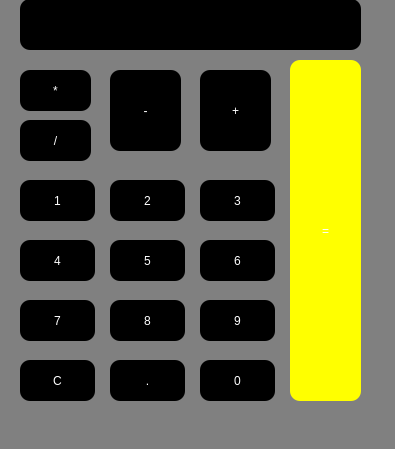
<?xml version="1.0" encoding="UTF-8"?>
<ui version="4.0">
 <class>MainWindow</class>
 <widget class="QMainWindow" name="MainWindow">
  <property name="geometry">
   <rect>
    <x>0</x>
    <y>0</y>
    <width>395</width>
    <height>449</height>
   </rect>
  </property>
  <property name="windowTitle">
   <string>MainWindow</string>
  </property>
  <property name="styleSheet">
   <string notr="true">background-color:grey;</string>
  </property>
  <widget class="QWidget" name="centralwidget">
   <widget class="QLineEdit" name="lineEdit">
    <property name="geometry">
     <rect>
      <x>20</x>
      <y>-1</y>
      <width>341</width>
      <height>51</height>
     </rect>
    </property>
    <property name="styleSheet">
     <string notr="true">background-color:black;
color:white;
border-radius:10px;</string>
    </property>
   </widget>
   <widget class="QPushButton" name="pushButton_10">
    <property name="geometry">
     <rect>
      <x>290</x>
      <y>60</y>
      <width>71</width>
      <height>341</height>
     </rect>
    </property>
    <property name="styleSheet">
     <string notr="true">background-color:yellow;
color:white;
border-radius:10px;</string>
    </property>
    <property name="text">
     <string>=</string>
    </property>
   </widget>
   <widget class="QPushButton" name="pushButton_11">
    <property name="geometry">
     <rect>
      <x>20</x>
      <y>70</y>
      <width>71</width>
      <height>41</height>
     </rect>
    </property>
    <property name="styleSheet">
     <string notr="true">background-color:black;
color:white;
border-radius:10px;</string>
    </property>
    <property name="text">
     <string>*</string>
    </property>
   </widget>
   <widget class="QPushButton" name="pushButton_12">
    <property name="geometry">
     <rect>
      <x>20</x>
      <y>120</y>
      <width>71</width>
      <height>41</height>
     </rect>
    </property>
    <property name="styleSheet">
     <string notr="true">background-color:black;
color:white;
border-radius:10px;</string>
    </property>
    <property name="text">
     <string>/</string>
    </property>
   </widget>
   <widget class="QPushButton" name="pushButton_13">
    <property name="geometry">
     <rect>
      <x>110</x>
      <y>70</y>
      <width>71</width>
      <height>81</height>
     </rect>
    </property>
    <property name="styleSheet">
     <string notr="true">background-color:black;
color:white;
border-radius:10px;</string>
    </property>
    <property name="text">
     <string>-</string>
    </property>
   </widget>
   <widget class="QPushButton" name="pushButton_14">
    <property name="geometry">
     <rect>
      <x>200</x>
      <y>70</y>
      <width>71</width>
      <height>81</height>
     </rect>
    </property>
    <property name="styleSheet">
     <string notr="true">background-color:black;
color:white;
border-radius:10px;</string>
    </property>
    <property name="text">
     <string>+</string>
    </property>
   </widget>
   <widget class="QPushButton" name="pushButton_15">
    <property name="geometry">
     <rect>
      <x>200</x>
      <y>360</y>
      <width>75</width>
      <height>41</height>
     </rect>
    </property>
    <property name="styleSheet">
     <string notr="true">background-color:black;
color:white;
border-radius:10px;</string>
    </property>
    <property name="text">
     <string>0</string>
    </property>
   </widget>
   <widget class="QPushButton" name="pushButton_16">
    <property name="geometry">
     <rect>
      <x>110</x>
      <y>360</y>
      <width>75</width>
      <height>41</height>
     </rect>
    </property>
    <property name="baseSize">
     <size>
      <width>0</width>
      <height>0</height>
     </size>
    </property>
    <property name="styleSheet">
     <string notr="true">background-color:black;
color:white;
border-radius:10px;</string>
    </property>
    <property name="text">
     <string>.</string>
    </property>
   </widget>
   <widget class="QPushButton" name="pushButton_17">
    <property name="geometry">
     <rect>
      <x>20</x>
      <y>360</y>
      <width>75</width>
      <height>41</height>
     </rect>
    </property>
    <property name="styleSheet">
     <string notr="true">background-color:black;
color:white;
border-radius:10px;</string>
    </property>
    <property name="text">
     <string>C</string>
    </property>
   </widget>
   <widget class="QPushButton" name="pushButton_18">
    <property name="geometry">
     <rect>
      <x>20</x>
      <y>300</y>
      <width>75</width>
      <height>41</height>
     </rect>
    </property>
    <property name="styleSheet">
     <string notr="true">background-color:black;
color:white;
border-radius:10px;</string>
    </property>
    <property name="text">
     <string>7</string>
    </property>
   </widget>
   <widget class="QPushButton" name="pushButton_19">
    <property name="geometry">
     <rect>
      <x>110</x>
      <y>300</y>
      <width>75</width>
      <height>41</height>
     </rect>
    </property>
    <property name="baseSize">
     <size>
      <width>0</width>
      <height>0</height>
     </size>
    </property>
    <property name="styleSheet">
     <string notr="true">background-color:black;
color:white;
border-radius:10px;</string>
    </property>
    <property name="text">
     <string>8</string>
    </property>
   </widget>
   <widget class="QPushButton" name="pushButton_20">
    <property name="geometry">
     <rect>
      <x>200</x>
      <y>300</y>
      <width>75</width>
      <height>41</height>
     </rect>
    </property>
    <property name="styleSheet">
     <string notr="true">background-color:black;
color:white;
border-radius:10px;</string>
    </property>
    <property name="text">
     <string>9</string>
    </property>
   </widget>
   <widget class="QPushButton" name="pushButton_21">
    <property name="geometry">
     <rect>
      <x>20</x>
      <y>240</y>
      <width>75</width>
      <height>41</height>
     </rect>
    </property>
    <property name="styleSheet">
     <string notr="true">background-color:black;
color:white;
border-radius:10px;</string>
    </property>
    <property name="text">
     <string>4</string>
    </property>
   </widget>
   <widget class="QPushButton" name="pushButton_22">
    <property name="geometry">
     <rect>
      <x>110</x>
      <y>240</y>
      <width>75</width>
      <height>41</height>
     </rect>
    </property>
    <property name="baseSize">
     <size>
      <width>0</width>
      <height>0</height>
     </size>
    </property>
    <property name="styleSheet">
     <string notr="true">background-color:black;
color:white;
border-radius:10px;</string>
    </property>
    <property name="text">
     <string>5</string>
    </property>
   </widget>
   <widget class="QPushButton" name="pushButton_23">
    <property name="geometry">
     <rect>
      <x>200</x>
      <y>240</y>
      <width>75</width>
      <height>41</height>
     </rect>
    </property>
    <property name="styleSheet">
     <string notr="true">background-color:black;
color:white;
border-radius:10px;</string>
    </property>
    <property name="text">
     <string>6</string>
    </property>
   </widget>
   <widget class="QPushButton" name="pushButton_24">
    <property name="geometry">
     <rect>
      <x>20</x>
      <y>180</y>
      <width>75</width>
      <height>41</height>
     </rect>
    </property>
    <property name="styleSheet">
     <string notr="true">background-color:black;
color:white;
border-radius:10px;</string>
    </property>
    <property name="text">
     <string>1</string>
    </property>
   </widget>
   <widget class="QPushButton" name="pushButton_25">
    <property name="geometry">
     <rect>
      <x>110</x>
      <y>180</y>
      <width>75</width>
      <height>41</height>
     </rect>
    </property>
    <property name="baseSize">
     <size>
      <width>0</width>
      <height>0</height>
     </size>
    </property>
    <property name="styleSheet">
     <string notr="true">background-color:black;
color:white;
border-radius:10px;</string>
    </property>
    <property name="text">
     <string>2</string>
    </property>
   </widget>
   <widget class="QPushButton" name="pushButton_26">
    <property name="geometry">
     <rect>
      <x>200</x>
      <y>180</y>
      <width>75</width>
      <height>41</height>
     </rect>
    </property>
    <property name="styleSheet">
     <string notr="true">background-color:black;
color:white;
border-radius:10px;</string>
    </property>
    <property name="text">
     <string>3</string>
    </property>
   </widget>
  </widget>
  <widget class="QMenuBar" name="menubar">
   <property name="geometry">
    <rect>
     <x>0</x>
     <y>0</y>
     <width>395</width>
     <height>21</height>
    </rect>
   </property>
  </widget>
  <widget class="QStatusBar" name="statusbar"/>
 </widget>
 <resources/>
 <connections/>
</ui>
